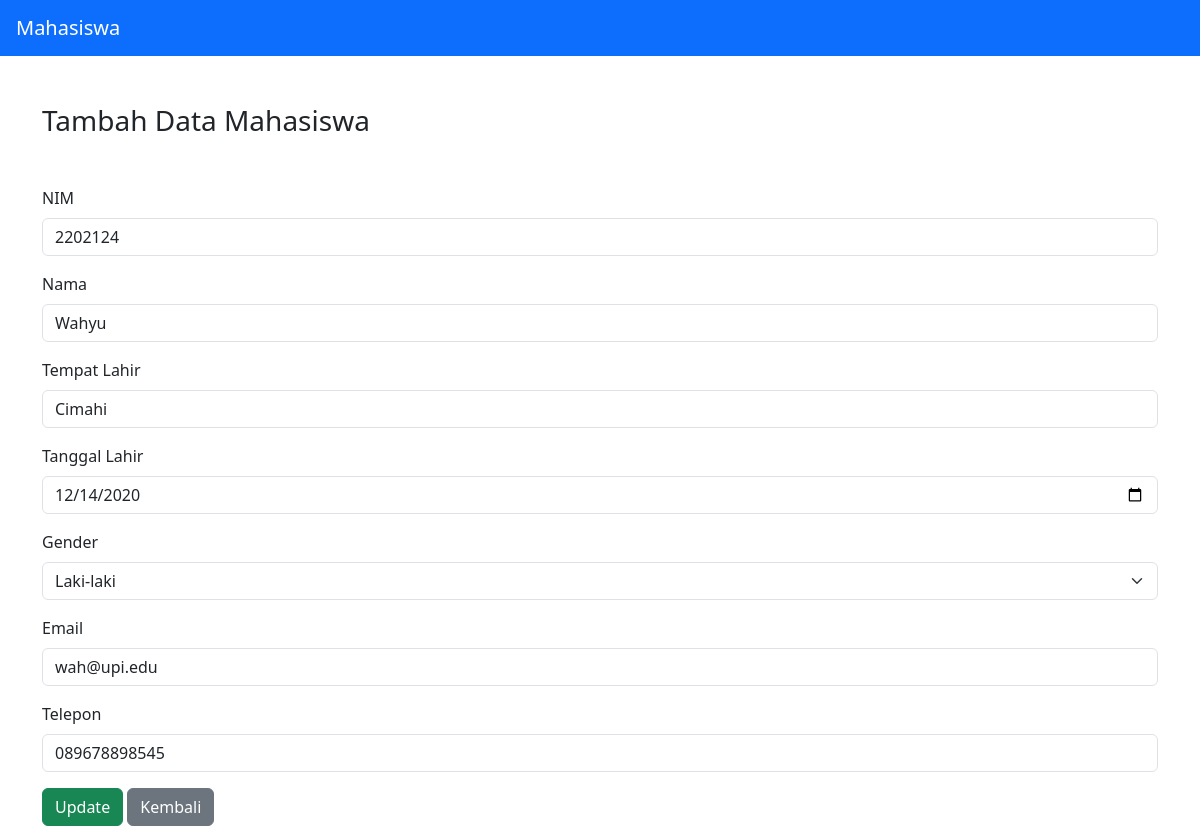
/project/index.php?edit=2, run on the app's committed database.
### tables this page shows
CREATE TABLE `mahasiswa` (
  `id` int(11) NOT NULL,
  `nim` varchar(100) NOT NULL,
  `nama` varchar(100) NOT NULL,
  `tempat` varchar(100) NOT NULL,
  `tl` varchar(100) NOT NULL,
  `gender` varchar(10) NOT NULL,
  `email` varchar(100) NOT NULL,
  `telp` varchar(100) NOT NULL
);

### project/presenter/ProsesMahasiswa.php (called while the page is built, shortened)
<?php
class ProsesMahasiswa implements KontrakPresenter
{
	private $tabelmahasiswa;
	private $data = [];
	function __construct()
	{
		try {
			$db_host = "localhost";
			$db_user = "root";
			$db_password = "";
			$db_name = "db_tp9";
			$this->tabelmahasiswa = new TabelMahasiswa($db_host, $db_user, $db_password, $db_name);
			$this->data = array();
		} catch (Exception $e) {
			echo "yah error" . $e->getMessage();
		}
	}
	function prosesDataMahasiswa()
	{
		try {
			$this->tabelmahasiswa->open();
			$this->tabelmahasiswa->getMahasiswa();
			while ($row = $this->tabelmahasiswa->getResult()) {
				$mahasiswa = new Mahasiswa();
				$mahasiswa->setId($row['id']);
				$mahasiswa->setNim($row['nim']);
				$mahasiswa->setNama($row['nama']);
				$mahasiswa->setTempat($row['tempat']);
				$mahasiswa->setTl($row['tl']);
				$mahasiswa->setGender($row['gender']);
				$mahasiswa->setEmail($row['email']);
				$mahasiswa->setTelp($row['telp']);
				$this->data[] = $mahasiswa;
			}
		} catch (Exception $e) {
			echo "yah error part 2" . $e->getMessage();
		}
	}
	function getId($i)
	{
		return $this->data[$i]->id;
	}
	function getGender($i)
	{
		return $this->data[$i]->gender;
	}
	function getSize()
	{
		return sizeof($this->data);
	}
}

### project/model/DB.class.php (called while the page is built, shortened)
<?php
class DB
{
	var $db_host = 'localhost';
	var $db_user = 'root';
	var $db_password = '';
	var $db_name = 'db_tp9';
	var $db_link = '';
	function __construct($db_host = '', $db_user = '', $db_password = '', $db_name = '')
	{
		$this->db_host = $db_host;
		$this->db_user = $db_user;
		$this->db_password = $db_password;
		$this->db_name = $db_name;
	}
	function open()
	{
		$this->db_link = mysqli_connect($this->db_host, $this->db_user, $this->db_password, $this->db_name);
	}
	function execute($query = "")
	{
		$this->result = mysqli_query($this->db_link, $query);
		return $this->result;
	}
}

### project/model/TabelMahasiswa.class.php (called while the page is built, shortened)
<?php
class TabelMahasiswa extends DB
{
	function getMahasiswa()
	{
		$query = "SELECT * FROM mahasiswa";
		return $this->execute($query);
	}
}

### project/model/Mahasiswa.class.php (called while the page is built, shortened)
<?php
class Mahasiswa
{
	function setId($id)
	{
		$this->id = $id;
	}
	function setGender($gender)
	{
		$this->gender = $gender;
	}
}

### project/model/Template.class.php (the view, shortened to what this page needs)
<?php
class Template{
	var $content = '';
	function __construct($filename = ''){
		$this->content = implode('', @file($filename));
	}
	function clear(){
		$this->content = preg_replace("/DATA_[A-Z|_|0-9]+/", "", $this->content);
	}
	function write(){
		print $this->content;
	}
	function replace($old = '', $new = ''){
		if(is_int($new)){
			$value = sprintf("%d", $new);
		}elseif(is_float($new)){
			$value = sprintf("%f", $new);
		}elseif(is_array($new)){
			$value = '';
			foreach( $new as $item){
				$value .= $item. '';
			}
		}else{
			$value = $new;
		}
		$this->content = preg_replace("/$old/",  $value, $this->content);
	}
}

### project/view/TampilMahasiswa.php (shortened to what this page needs)
<?php
include("presenter/ProsesMahasiswa.php");
class TampilMahasiswa implements KontrakView
{
	private $prosesmahasiswa;
	function __construct()
	{
		$this->prosesmahasiswa = new ProsesMahasiswa();
	}
	function edit($id)
	{
		$this->prosesmahasiswa->prosesDataMahasiswa();
		for ($i = 0; $i < $this->prosesmahasiswa->getSize(); $i++) {
			if ($id == $this->prosesmahasiswa->getId($i)) {
				$gender = $this->prosesmahasiswa->getGender($i);
				$genderSelect = "<div class='mb-3'>
				  <label class='form-label'>Gender</label>
				  <select title='gender' class='form-select' name='gender' required>
					<option value='' disabled >Pilih Gender</option>
					<option value='Laki-laki' " . ($gender == 'Laki-laki' ? 'selected' : '') . ">Laki-laki</option>
					<option value='Perempuan' " . ($gender == 'Perempuan' ? 'selected' : '') . ">Perempuan</option>
				  </select>
				</div>";
			}
		}
	}
}

### data on the page
mahasiswa: nim "2202124", nama "Wahyu", tempat "Cimahi", tl "12/14/2020", gender "Laki-laki", email "wah@upi.edu", telp "089678898545"
